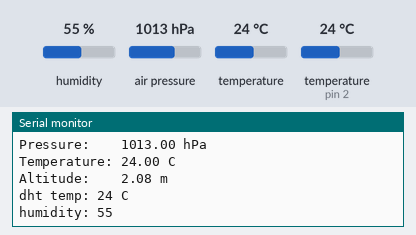
Simulated run of this sketch. Board: Arduino Uno, built with avr-gcc and run on an emulated ATmega328P. Parts: the last lines printed to the serial monitor. The test bench sets the inputs (shaded band); at power-on: humidity 55 %, air pressure 1013 hPa, temperature 24 °C, temperature (sensor on pin 2) 24 °C. Storage starts empty.

Above: at 1.9 s.
2.0 s: humidity set to 22 %
At 3.1 s:
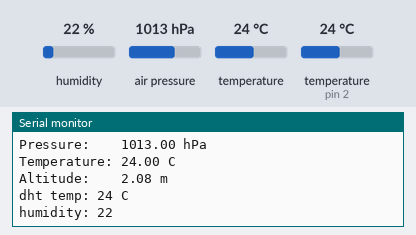
3.5 s: air pressure set to 1000 hPa
At 5.3 s:
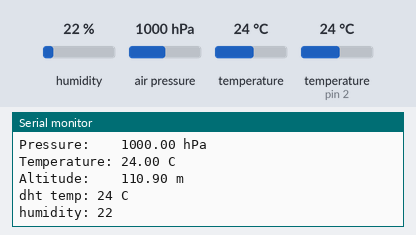
9.8 s: temperature (sensor 0) set to 12 °C
11.3 s: air pressure set to 952 hPa
At 13.0 s:
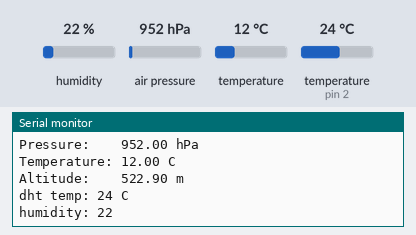
17.6 s: temperature (sensor on pin 2) set to 12 °C
19.1 s: humidity set to 40 %
At 20.7 s:
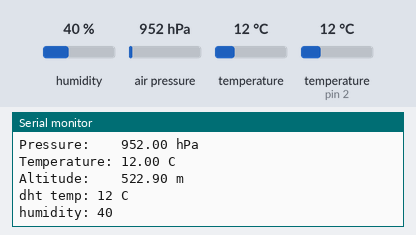
Timing chart, 0 to 21.6 s (numbered marks = the images above; inputs shaded):
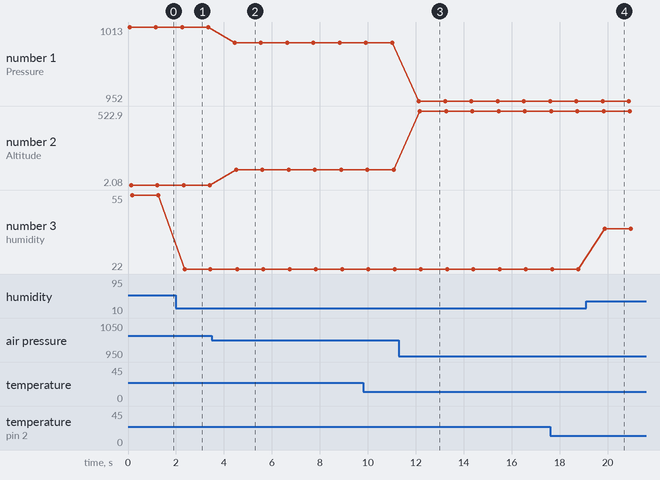

Measured:
- after the input at 2.0 s, the serial monitor: prints a new line after 0.36 s (image 1)
- after the input at 3.5 s, the serial monitor: prints a new line after 0.95 s (image 2)
- after the input at 11.3 s, the serial monitor: prints a new line after 0.81 s (image 3)
- after the input at 19.1 s, the serial monitor: prints a new line after 0.79 s (image 4)
- plotted number 1: 1013 → 1000 after the input at 3.5 s, 1000 → 952 after the input at 11.3 s
- plotted number 2: 2.08 → 110.9 after the input at 3.5 s, 110.9 → 522.9 after the input at 11.3 s
- plotted number 3: 55 → 22 after the input at 2.0 s, 22 → 40 after the input at 19.1 s

The sketch:

SSG.ino
```cpp
#include <DHT.h>

#include <Wire.h>
#include <Adafruit_Sensor.h>
#include <Adafruit_BMP085_U.h>
#include <SPI.h>
#include <SD.h>

Adafruit_BMP085_Unified bmp = Adafruit_BMP085_Unified(10085);
DHT dht(2, DHT11);
File myFile;
unsigned long time;

int temp, humid;

void setup(void)
{
  Serial.begin(9600);
  Serial.println("Pressure Sensor Test"); Serial.println("");

  if(!bmp.begin())
  {

    Serial.print("Ooops, no BMP085 detected ... Check your wiring or I2C ADDR!");
    while(1);
  }

  if(!SD.begin(4)){
    Serial.println("SD Card Initializing Failed");
    while(1);
  }

  Serial.println("SD Card Initializing Done");


}

void loop(void)
{
  Serial.println("Sucess");

  sensors_event_t event;
  bmp.getEvent(&event);
  time = millis();
  if (event.pressure)
  {
    myFile = SD.open("value.txt", FILE_WRITE);

    temp = dht.readTemperature();
    humid = dht.readHumidity();

    Serial.println(time);
    myFile.print(time);
    myFile.print("    ");

    Serial.print("Pressure:    ");
    Serial.print(event.pressure);
    Serial.println(" hPa");
    myFile.print(event.pressure);
    myFile.print("    ");

    float temperature;
    bmp.getTemperature(&temperature);
    Serial.print("Temperature: ");
    Serial.print(temperature);
    Serial.println(" C");
    myFile.print(temperature);
    myFile.print("    ");

    float seaLevelPressure = SENSORS_PRESSURE_SEALEVELHPA;
    Serial.print("Altitude:    ");
    Serial.print(bmp.pressureToAltitude(seaLevelPressure, event.pressure));
    Serial.println(" m");
    Serial.println("");
    myFile.print(bmp.pressureToAltitude(seaLevelPressure, event.pressure));
    myFile.println("    ");

    Serial.print("dht temp: ");
    Serial.print(temp);
    Serial.println(" C");
    myFile.print(temp);
    myFile.print("    ");

    Serial.print("humidity: ");
    Serial.print(humid);
    Serial.println(" ");
    myFile.print(humid);
    myFile.print("    ");

    myFile.close();
  }
  else
  {
    Serial.println("Sensor error");
  }
  delay(1000);
}
```
